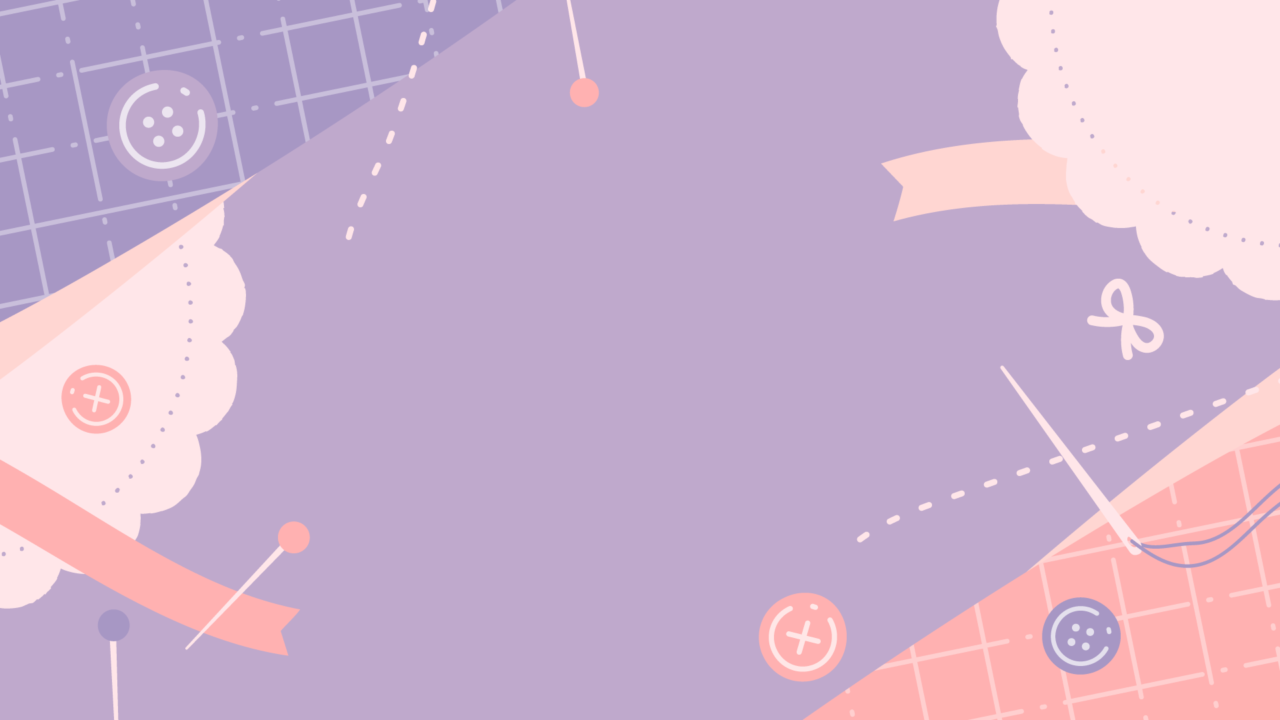
#> input picture uploads/uploaded_image.jpg, 1280 x 720 px
$ python -i make_transparent.py   (imports and definitions only)
#> lines starting #> are read from the running program, lines starting #| are printed output that depends on the picture; after the words box and inside, x2 and y2 are one past the last pixel; in counts of white or black regions, pixels touching at a corner belong together
#> further down, picture is the input picture: shape (720, 1280, 3); mean B, G, R 205, 178, 205.8
from flask import Flask, render_template, request
import cv2
import numpy as np

# [1 line not run here, left out]

# # 他の関数やファイルから make_transparent を呼び出せるようにする
def make_transparent(img):
    original_img = img.copy()

    # グレースケールに変換
    gray = cv2.cvtColor(original_img, cv2.COLOR_BGR2GRAY)
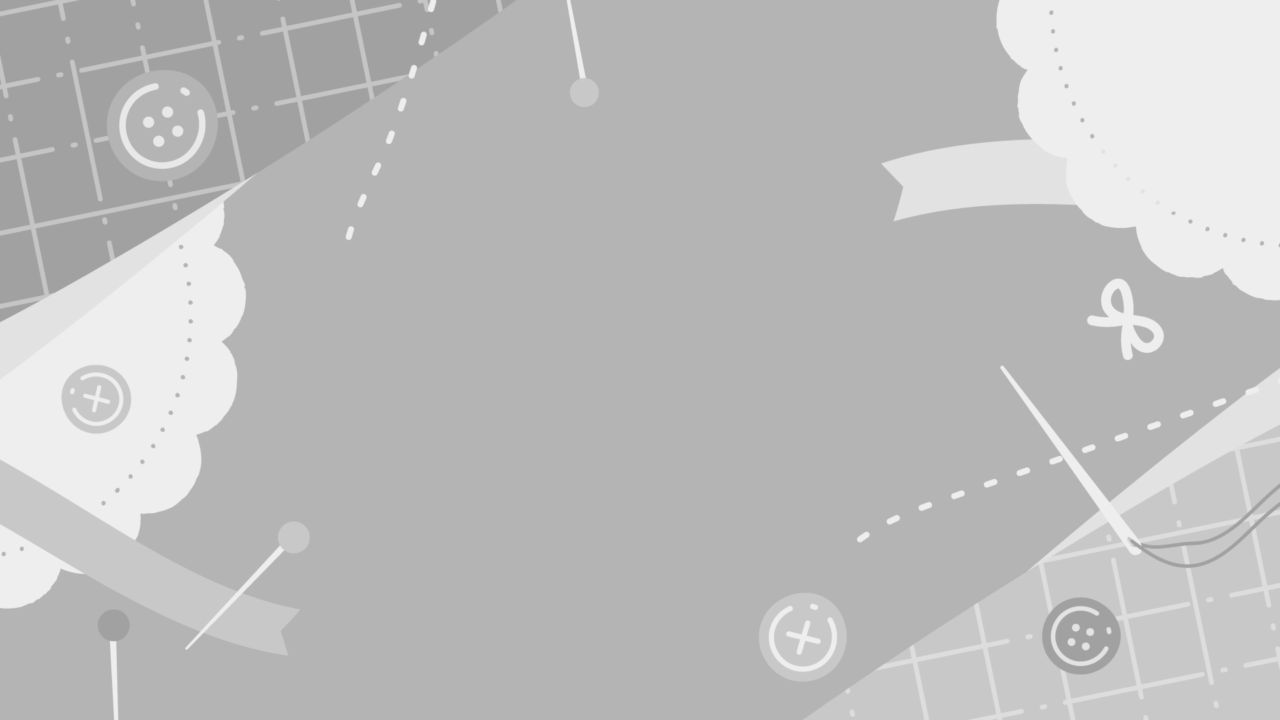
#> gray: shape (720, 1280); min 161, max 241, mean 189.7

    # 2値化
    _, binary = cv2.threshold(gray, 240, 255, cv2.THRESH_BINARY)
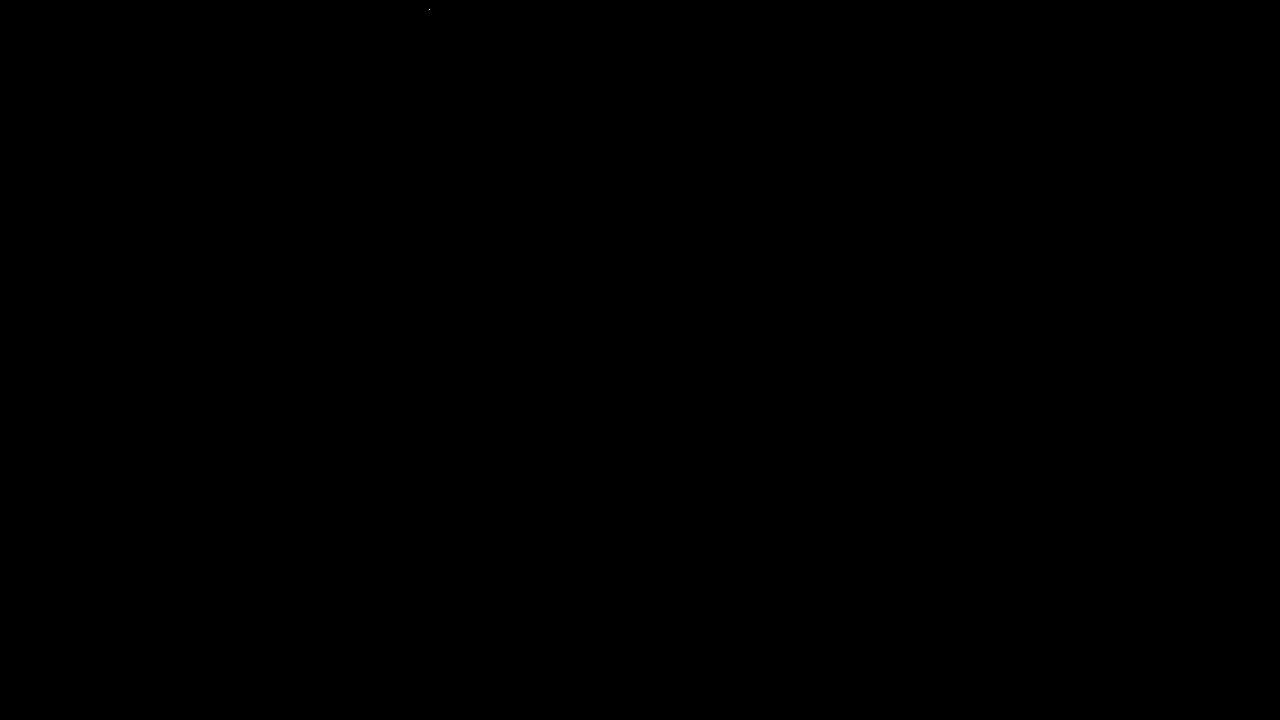
#> binary: shape (720, 1280); 0% white in thin lines or dots, all inside (x1, y1, x2, y2) = (429, 9, 430, 10)

    # 輪郭抽出
    contours, _ = cv2.findContours(binary, cv2.RETR_EXTERNAL, cv2.CHAIN_APPROX_SIMPLE)
#> contours = [[[429, 9]]]

    # アルファチャンネルを持っていない場合は作成する
    if img.shape[2] == 3:
        img = cv2.cvtColor(img, cv2.COLOR_BGR2BGRA)

    # マスクを作成してアルファチャンネルに適用
    # zeros_like は、元画像と同じサイズで全ての要素が0の行列（画像）を生成
    mask = np.zeros_like(img)

    # 輪郭を描画し内部を白くする
    cv2.drawContours(mask, contours, -1, (255, 255, 255), thickness=cv2.FILLED)

    # マスクを調整(各pixelのドットを反転。これで輪郭の内側を黒く、外を白くする。)
    mask = cv2.bitwise_not(mask)

   # 白い部分を透明にする（色の範囲指定）
    """ここに指定した色が透過するので白をつかったイラストの場合は注意。240以下の白であればOK.カラーコードで透過したい色を指定すればいい"""
    lower_white = np.array([240, 240, 240, 0], dtype=np.uint8)
    upper_white = np.array([255, 255, 255, 255], dtype=np.uint8)

    # マスクを使って条件を適用
    white_pixels = np.all((img >= lower_white) & (img <= upper_white), axis=-1)
#> white_pixels: shape (720, 1280) bool; every value is 0
    img[white_pixels] = [0, 0, 0, 0]

    return img

>>> import cv2
>>> picture = cv2.imread('uploads/uploaded_image.jpg')
>>> result = make_transparent(picture)
